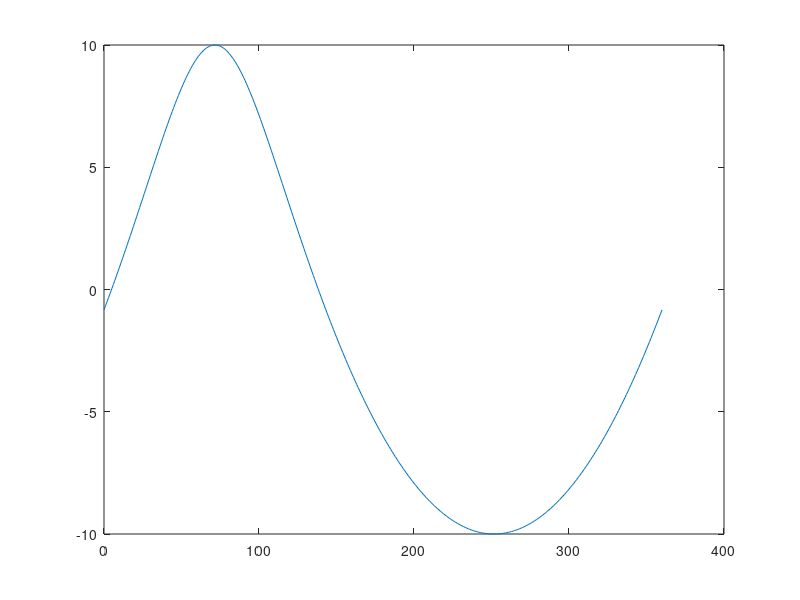

Write the MATLAB code that produced this figure.
%% Project 2

%% Hi Class,
%% Hope you have fun with this project. Please note that this skeleton is only 
%% meant to serve as a guidance. If you want to rewrite the code from scratch, you are most
%% welcome. Creativity is highly encouraged. 

% Enter all independant variables in appropriate units
% eg r2, ddtheta2, Ig:
r2 = 3;
dtheta2 = 40;
ddtheta2 = 0;
OB = 5;
BC = 20;

% Initialize arrays to collect desired values as needed
M12 = [];
Cx_list = zeros(1, 360);
Cy_list = zeros(1, 360);
theta3_list = zeros(1, 360);
dtheta3_list = zeros(1, 360);
ddtheta3_list = zeros(1, 360);

% Might want to use the loop to iterate through the values of theta to 
% find the required deliverables for all angles:

% NOTE: The teaching team chose to use a loop to run through the several theta 
%       values, and to use functuion calls to do the required operations. You 
%       can choose not to use either. You may get the same results, but the code
%       may be harder to look through or debug. Do whatever works best for you!  
x = 0 : 1 : 360;
for theta2 = 0:1:360
    
    theta3 = atan2d((12-5*sind(theta2)), (4-5*cosd(theta2)));
    dtheta3 = ((5*dtheta2)/20)*cosd(theta2 - theta3);
    ddtheta3 = -(5/20)*(dtheta2^2)*sind(theta2 - theta3);

    theta3_list(theta2 + 1) = theta3;
    dtheta3_list(theta2 + 1) = dtheta3;
    ddtheta3_list(theta2 + 1) = ddtheta3;

    Cx_list(theta2 + 1) = 5*cosd(theta2) + 20*cosd(theta3);
    Cy_list(theta2 + 1) = 5*sind(theta2) + 20*sind(theta3);

    dCx = -5*dtheta2*sind(theta2) - 20*dtheta3*sind(theta3);
    dCy = 5*dtheta2*cosd(theta2) + 20*dtheta3*cosd(theta3);

    ddCx = -5*(dtheta2^2)*cosd(theta2) - 20*(dtheta3^2)*cosd(theta3) - 20*ddtheta3*sind(theta3);
    ddCy = -5*(dtheta2^2)*sind(theta2) - 20*(ddtheta3^2)*sind(theta3) + 20*ddtheta3*cosd(theta3);

    dR3 = 5*dtheta2*sind(theta2 - theta3);
   
    % Enter the variables you want to calculated at every iteration
    % eg:
    
    %r3 = ;
    %dr3 = ;
    
    % You might want to consider using functions to find A and ma so that
    % you dont have to type it all out here. But you are free to do as you
    % wish.

    %B = get_ma_vector();
    %A = get_A_matrix(); 
    %F = A\ B;
    
    % Store data in predeclared arrays
    % NOTE: You need to fill in the brackets of the function calls to match the
    %       values inside the function files themselves. Otherwise, the code will
    %       throw errors.
    
    %M12 = [M12; x(1)];
    %Fs = [Fs; get_shaking_force_Fs(x, x, x, x)];
    %alpha_s = [alpha_s,get_direction_of_shaking_force_alpha_s(x, x, x, x)];
    %Ms = [Ms; get_shaking_moment_Ms(r1, r4)];
    %F32_list = [F32; x];
    
end

% Plot all desired deliverables:

plot(x, dtheta3_list)


%figure (2)
%plot(theta2_list,M12)
%grid on;
%title('\theta_2 vs M12')
%xlabel('\theta_2   unit: degree')
%ylabel('M12   unit: N-m')




